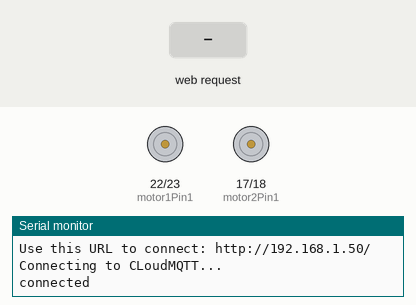
Recording of a sketch running on a simulated ESP32. On the bench: motor-driver pin pairs drawn as motors (green arrow = first pin HIGH = forward, orange = second pin HIGH = backward, longer = more drive, scaled by the enable pin), the last lines printed to the serial monitor. The test bench sets the inputs (shaded band). WiFi joins after 1.5 s; servers stay silent unless stated; no MQTT or app messages arrive unless stated.

Above: at 2.7 s.
2.8 s: HTTP request GET /IN_1on received
At 3.6 s:
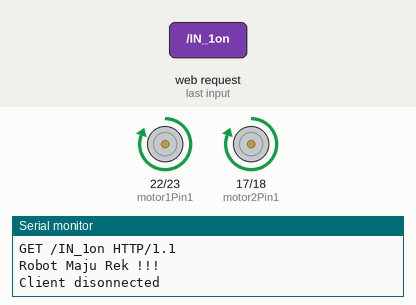
4.5 s: HTTP request GET /IN_1off received
At 5.7 s:
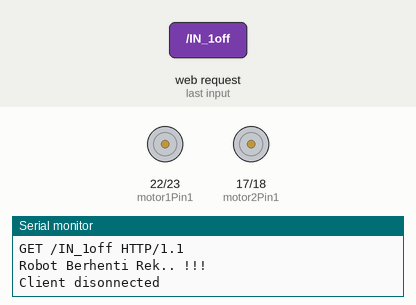
6.0 s: HTTP request GET /IN_2on received
At 7.1 s:
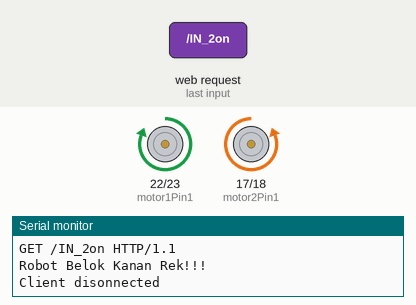
7.5 s: HTTP request GET /IN_3on received
At 8.2 s:
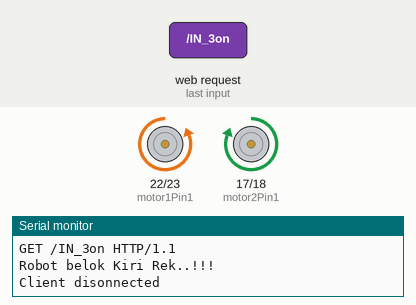
9.0 s: HTTP request GET /IN_4on received
At 9.4 s:
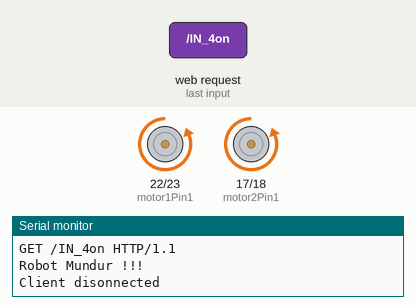
Timing chart, 0 to 12.0 s (numbered marks = the images above; inputs shaded):
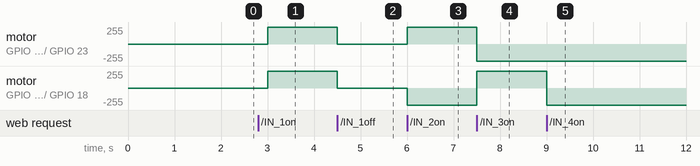

Measured:
- after the input at 2.8 s, motor on GPIO 22 (motor1Pin1) / GPIO 23 (motor1Pin2), motor on GPIO 17 (motor2Pin1) / GPIO 18 (motor2Pin2): stopped → forward 255/255 after 0.20 s
- after the input at 4.5 s, motor on GPIO 22 (motor1Pin1) / GPIO 23 (motor1Pin2), motor on GPIO 17 (motor2Pin1) / GPIO 18 (motor2Pin2): forward 255/255 → stopped at once
- after the input at 6.0 s, motor on GPIO 22 (motor1Pin1) / GPIO 23 (motor1Pin2): stopped → forward 255/255 at once; motor on GPIO 17 (motor2Pin1) / GPIO 18 (motor2Pin2): stopped → backward 255/255 at once
- after the input at 7.5 s, motor on GPIO 22 (motor1Pin1) / GPIO 23 (motor1Pin2): forward 255/255 → backward 255/255 at once; motor on GPIO 17 (motor2Pin1) / GPIO 18 (motor2Pin2): backward 255/255 → forward 255/255 at once
- after the input at 9.0 s, motor on GPIO 17 (motor2Pin1) / GPIO 18 (motor2Pin2): forward 255/255 → backward 255/255 at once

The sketch:

BNU3_Mhs.ino
```cpp
/*************************************
 * Program : ROBOT BNU Generasi 3
 * ***********************************/
#include <WiFi.h>
#include <PubSubClient.h>
#include <Arduino.h>

String Topic;
String Payload;

const char* ssid = "Wifi";
const char* password = "Password_Wifi";

// Motor Kiri
int motor1Pin1 = 22;
int motor1Pin2 = 23;
int enable1Pin = 21;

// Motor Kanan
int motor2Pin1 = 17;
int motor2Pin2 = 18;
int enable2Pin = 16;

// Setting PWM properties
const int freq = 30000;
const int pwmChannel = 0;
const int pwmChanne2 = 0;
const int resolution = 8;
const int dutyCycle = 255;

#define mqttServer "broker.emqx.io"
#define mqttPort 1883

WiFiServer server(80);
WiFiClient espClient;
PubSubClient client(espClient);


void receivedCallback(char* topic, byte* payload, unsigned int length) {
  Serial.print("Message received: ");
  Serial.println(topic);

  Serial.print("payload: ");
  for (int i = 0; i < length; i++) {
    Serial.print((char)payload[i]);
  }
  Serial.println();

  /* we got '0' -> Stop */
  if ((char)payload[0] == '0') {
    Serial.println("Robot Berhenti Rek.. !!!");
    // Stop
    digitalWrite(motor1Pin1, LOW);
    digitalWrite(motor1Pin2, LOW);
    digitalWrite(motor2Pin1, LOW);
    digitalWrite(motor2Pin2, LOW);
    ledcWrite(pwmChannel, dutyCycle);
  }
  /* we got '1' -> Maju */
  if ((char)payload[0] == '1') {
    Serial.println("Robot Maju Rek !!!");
    // Maju
    digitalWrite(motor1Pin1, HIGH);
    digitalWrite(motor1Pin2, LOW);
    digitalWrite(motor2Pin1, HIGH);
    digitalWrite(motor2Pin2, LOW);
    delay(200);
    ledcWrite(pwmChannel, dutyCycle);
  }
  /* we got '2' -> Kanan */
  if ((char)payload[0] == '2') {
    Serial.println("Robot Belok Kanan Rek!!!");
    // Belok kanan
    digitalWrite(motor1Pin1, HIGH);
    digitalWrite(motor1Pin2, LOW);
    digitalWrite(motor2Pin1, LOW);
    digitalWrite(motor2Pin2, HIGH);
    delay(200);
    ledcWrite(pwmChannel, dutyCycle);
  }
  /* we got '3' -> Kiri */
  if ((char)payload[0] == '3') {
    Serial.println("Robot belok Kiri Rek..!!!");
    // Belok kiri
    digitalWrite(motor1Pin1, LOW);
    digitalWrite(motor1Pin2, HIGH);
    digitalWrite(motor2Pin1, HIGH);
    digitalWrite(motor2Pin2, LOW);
    delay(200);
    ledcWrite(pwmChannel, dutyCycle);
  }
  /* we got '4' -> Mundur */
  if ((char)payload[0] == '4') {
    Serial.println("Robot Mundur !!!");
    // Mundur
    digitalWrite(motor1Pin1, LOW);
    digitalWrite(motor1Pin2, HIGH);
    digitalWrite(motor2Pin1, LOW);
    digitalWrite(motor2Pin2, HIGH);
    delay(200);
    ledcWrite(pwmChannel, dutyCycle);
  }
}

void setup() {
  Serial.begin(115200);
  delay(10);

  // sets the pins as outputs:
  pinMode(motor1Pin1, OUTPUT);
  pinMode(motor1Pin2, OUTPUT);
  pinMode(enable1Pin, OUTPUT);
  pinMode(motor2Pin1, OUTPUT);
  pinMode(motor2Pin2, OUTPUT);
  pinMode(enable2Pin, OUTPUT);

  // Konfigurasikan fungsi PWM
  ledcSetup(pwmChannel, freq, resolution);
  ledcSetup(pwmChanne2, freq, resolution);

  // menentukan saluran ke GPIO untuk dikontrol
  ledcAttachPin(enable1Pin, pwmChannel);
  ledcAttachPin(enable2Pin, pwmChannel);

  // Connect to WiFi network
  Serial.println();
  Serial.println();
  Serial.print("Connecting to ");
  Serial.println(ssid);
  WiFi.begin(ssid, password);

  while (WiFi.status() != WL_CONNECTED) {
    delay(500);
    Serial.print(".");
  }
  Serial.println("");
  Serial.println("WiFi connected");

  server.begin();
  Serial.println("Server started");

  Serial.print("Use this URL to connect: ");
  Serial.print("http://");
  Serial.print(WiFi.localIP());
  Serial.println("/");

  // Connect to Server IoT (CloudMQTT)

  client.setServer(mqttServer, mqttPort);
  client.setCallback(receivedCallback);

  while (!client.connected()) {
    Serial.println("Connecting to CLoudMQTT...");

//    if (client.connect("ESP32Client", mqttUser, mqttPassword ))
    if (client.connect("ke Broker")){

      Serial.println("connected");

    } else {
      Serial.print("failed with state ");
      Serial.print(client.state());
      delay(2000);
    }

  }
  client.subscribe("Maju");
  client.subscribe("Kanan");
  client.subscribe("Kiri");
  client.subscribe("Mundur");
  client.subscribe("Stop");
}

void loop() {

  client.loop();

  WiFiClient client = server.available();
  if (!client) {
    return;
  }

  Serial.println("new client");
  while(!client.available()){
    delay(1);
  }

  String request = client.readStringUntil('\r');
  Serial.println(request);
  client.flush();

  if (request.indexOf("/IN_1on") > 0)  {
    Serial.println("Robot Maju Rek !!!");
    // Maju
    digitalWrite(motor1Pin1, HIGH);
    digitalWrite(motor1Pin2, LOW);
    digitalWrite(motor2Pin1, HIGH);
    digitalWrite(motor2Pin2, LOW);
    delay(200);
    ledcWrite(pwmChannel, dutyCycle);
  }
  if (request.indexOf("/IN_1off") >0)  {
    Serial.println("Robot Berhenti Rek.. !!!");
    // Stop
    digitalWrite(motor1Pin1, LOW);
    digitalWrite(motor1Pin2, LOW);
    digitalWrite(motor2Pin1, LOW);
    digitalWrite(motor2Pin2, LOW);
    ledcWrite(pwmChannel, dutyCycle);
  }
   if (request.indexOf("/IN_2on") > 0)  {
    Serial.println("Robot Belok Kanan Rek!!!");
    // Belok kanan
    digitalWrite(motor1Pin1, HIGH);
    digitalWrite(motor1Pin2, LOW);
    digitalWrite(motor2Pin1, LOW);
    digitalWrite(motor2Pin2, HIGH);
    delay(200);
    ledcWrite(pwmChannel, dutyCycle);
  }
  if (request.indexOf("/IN_2off") >0)  {
    Serial.println("Robot Berhenti Rek.. !!!");
    // Stop
    digitalWrite(motor1Pin1, LOW);
    digitalWrite(motor1Pin2, LOW);
    digitalWrite(motor2Pin1, LOW);
    digitalWrite(motor2Pin2, LOW);
    ledcWrite(pwmChannel, dutyCycle);
  }
   if (request.indexOf("/IN_3on") > 0)  {
    Serial.println("Robot belok Kiri Rek..!!!");
    // Belok kiri
    digitalWrite(motor1Pin1, LOW);
    digitalWrite(motor1Pin2, HIGH);
    digitalWrite(motor2Pin1, HIGH);
    digitalWrite(motor2Pin2, LOW);
    delay(200);
    ledcWrite(pwmChannel, dutyCycle);
  }
  if (request.indexOf("/IN_3off") >0)  {
    Serial.println("Robot Berhenti Rek.. !!!");
    // Stop
    digitalWrite(motor1Pin1, LOW);
    digitalWrite(motor1Pin2, LOW);
    digitalWrite(motor2Pin1, LOW);
    digitalWrite(motor2Pin2, LOW);
    ledcWrite(pwmChannel, dutyCycle);
  }
   if (request.indexOf("/IN_4on") > 0)  {
    Serial.println("Robot Mundur !!!");
    // Mundur
    digitalWrite(motor1Pin1, LOW);
    digitalWrite(motor1Pin2, HIGH);
    digitalWrite(motor2Pin1, LOW);
    digitalWrite(motor2Pin2, HIGH);
    delay(200);
    ledcWrite(pwmChannel, dutyCycle);
  }
  if (request.indexOf("/IN_4off") >0)  {
    Serial.println("Robot Berhenti Rek.. !!!");
    // Stop
    digitalWrite(motor1Pin1, LOW);
    digitalWrite(motor1Pin2, LOW);
    digitalWrite(motor2Pin1, LOW);
    digitalWrite(motor2Pin2, LOW);
    ledcWrite(pwmChannel, dutyCycle);
  }

  // Return the response
  client.println("HTTP/1.1 200 OK");
  client.println("Content-Type: text/html");
  client.println("");
  client.println("<!DOCTYPE HTML>");
  client.println("<html>");
  client.println("<head>");
  client.println("<meta name='apple-mobile-web-app-capable' content='yes' />");
  client.println("<meta name='apple-mobile-web-app-status-bar-style' content='black-translucent' />");
  client.println("</head>");
  client.println("<body bgcolor = \"#f7e6ec\">");
  client.println("<hr/><hr>");
  client.println("<h4><center> Robot BNU 4.0  </center></h4>");
  client.println("<hr/><hr>");
  client.println("<br><br>");
  client.println("<br><br>");
  client.println("<center>");
  client.println("ROBOT");
  client.println("<a href=\"/IN_1on\"\"><button>Maju </button></a>");
  client.println("<a href=\"/IN_2on\"\"><button>Belok Kanan </button></a><br />");
  client.println("</center>");
  client.println("<br><br>");
  client.println("<center>");
  client.println("ROBOT");
  client.println("<a href=\"/IN_3on\"\"><button>Belok Kiri </button></a>");
  client.println("<a href=\"/IN_4on\"\"><button>Mundur </button></a><br />");
  client.println("</center>");
  client.println("<br><br>");
  client.println("<center>");
  client.println("<a href=\"/IN_1off\"\"><button>Stop </button></a><br />");
  client.println("</center>");
  client.println("<br><br>");
  client.println("<center>");


  client.println("<table border=\"5\">");
  client.println("<tr>");

  //=====================
  if (digitalRead(motor1Pin1))
         {
           client.print("<td>Maju = ON</td>");
         }
  else
          {
            client.print("<td>Maju = OFF</td>");
          }
  client.println("<br />");
  //======================
  if (digitalRead(motor1Pin2))
          {
           client.print("<td>Mundur = ON</td>");
          }
  else
          {
            client.print("<td>Mundur = OFF</td>");
          }
  client.println("</tr>");
  //=======================
  if (digitalRead(motor2Pin1))
          {
           client.print("<td>Belok Kanan = ON</td>");
          }
  else
          {
            client.print("<td>Belok Kanan = OFF</td>");
          }
  client.println("<br />");
  //=======================
  if (digitalRead(motor2Pin2))
          {
           client.print("<td>Belok Kiri = ON</td>");
          }
  else
          {
            client.print("<td>Belok Kiri = OFF</td>");
          }
  client.println("</tr>");
  //=======================

  client.println("<tr>");
  client.println("</table>");
  client.println("</center>");
  client.println("</html>");
  delay(1);
  Serial.println("Client disonnected");
  Serial.println("");

}
```
